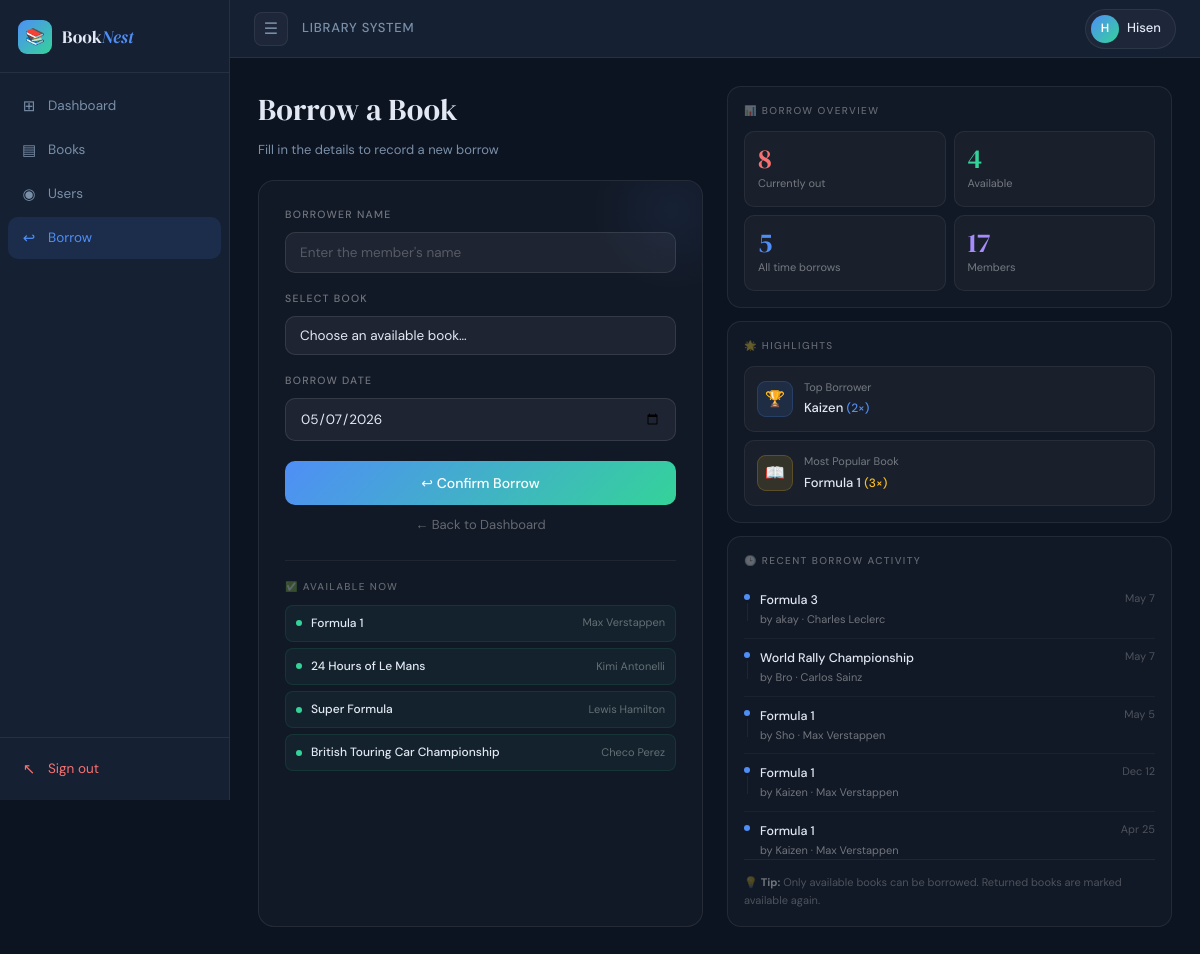
Page /borrow.php (signed in) on the committed database.
### tables this page shows
CREATE TABLE `books` (
  `id` int(11) NOT NULL,
  `title` varchar(255) NOT NULL,
  `author` varchar(255) NOT NULL,
  `status` enum('Available','Borrowed') DEFAULT 'Available'
);

CREATE TABLE `borrow_records` (
  `id` int(11) NOT NULL,
  `user_name` varchar(255) NOT NULL,
  `book_id` int(11) DEFAULT NULL,
  `borrow_date` date DEFAULT NULL,
  `return_date` date DEFAULT NULL,
  `status` enum('Borrowed','Returned') DEFAULT 'Borrowed'
);

### borrow.php (the view, shortened to what this page needs)
<?php
include 'db.php';
include 'header.php';
$borrowedCount = $conn->query("SELECT COUNT(*) as t FROM books WHERE status='Borrowed'")->fetch_assoc()['t'];
$availableCount= $conn->query("SELECT COUNT(*) as t FROM books WHERE status='Available'")->fetch_assoc()['t'];
$totalBorrows  = $conn->query("SELECT COUNT(*) as t FROM borrow_records")->fetch_assoc()['t'];
$totalMembers  = $conn->query("SELECT COUNT(*) as t FROM users")->fetch_assoc()['t'];
$topBorrower   = $conn->query("SELECT user_name,COUNT(*) as cnt FROM borrow_records GROUP BY user_name ORDER BY cnt DESC LIMIT 1")->fetch_assoc();
$mostBorrowedBook = $conn->query("SELECT b.title,COUNT(*) as cnt FROM borrow_records br JOIN books b ON br.book_id=b.id GROUP BY br.book_id ORDER BY cnt DESC LIMIT 1")->fetch_assoc();
?>
<div class="borrow-shell">
  <div class="borrow-left">
    <div class="borrow-title">Borrow a Book</div>
    <div class="borrow-sub">Fill in the details to record a new borrow</div>
    <div class="borrow-card">
      <form method="POST">
        <div class="form-field">
          <label>Borrower Name</label>
          <input type="text" name="user" placeholder="Enter the member's name" required>
        </div>
        <div class="form-field">
          <label>Select Book</label>
          <select name="book_id" required>
            <option value="" disabled selected>Choose an available book…</option>
          </select>
        </div>
        <div class="form-field">
          <label>Borrow Date</label>
          <input type="date" name="date" required value="<?=date('Y-m-d')?>">
        </div>
        <button type="submit" class="btn-confirm">↩ Confirm Borrow</button>
      </form>
      <div class="btn-cancel-wrap"><a href="dashboard.php" class="btn-cancel-link">← Back to Dashboard</a></div>
      <div style="margin-top:24px;padding-top:18px;border-top:0.5px solid rgba(255,255,255,0.06);">
        <div style="font-size:10px;font-weight:500;color:rgba(255,255,255,0.35);text-transform:uppercase;letter-spacing:0.14em;margin-bottom:10px;">✅ Available Now</div>
        <div class="avail-list">
          <?php
          $avBooks=$conn->query("SELECT title,author FROM books WHERE status='Available' LIMIT 6");
          if($avBooks&&$avBooks->num_rows>0){
            while($av=$avBooks->fetch_assoc()):?>
          <div class="avail-row">
            <div class="avail-dot"></div>
            <div class="avail-title"><?=htmlspecialchars($av['title'])?></div>
            <div class="avail-author"><?=htmlspecialchars($av['author'])?></div>
          </div>
          <?php endwhile;}else{echo '<div style="font-size:12px;color:rgba(255,255,255,0.3);padding:8px 0">No books available</div>';}?>
        </div>
      </div>
    </div>
  </div>
  <div class="borrow-right">
    <div class="panel">
      <div class="panel-label">📊 Borrow Overview</div>
      <div class="borrow-stats-grid">
        <div class="bstat"><div class="bstat-num" style="color:#f87171"><?=$borrowedCount?></div><div class="bstat-label">Currently out</div></div>
        <div class="bstat"><div class="bstat-num" style="color:#34d399"><?=$availableCount?></div><div class="bstat-label">Available</div></div>
        <div class="bstat"><div class="bstat-num" style="color:#4f8ef7"><?=$totalBorrows?></div><div class="bstat-label">All time borrows</div></div>
        <div class="bstat"><div class="bstat-num" style="color:#a78bfa"><?=$totalMembers?></div><div class="bstat-label">Members</div></div>
      </div>
    </div>
    <div class="panel">
      <div class="panel-label">🌟 Highlights</div>
      <?php if($topBorrower): ?>
      <div class="highlight-card">
        <div class="hl-icon" style="background:rgba(79,142,247,0.12);border:0.5px solid rgba(79,142,247,0.2)">🏆</div>
        <div><div class="hl-label">Top Borrower</div><div class="hl-value"><?=htmlspecialchars($topBorrower['user_name'])?> <span style="color:#4f8ef7;font-size:12px">(<?=$topBorrower['cnt']?>×)</span></div></div>
      </div>
      <?php endif; ?>
      <?php if($mostBorrowedBook): ?>
      <div class="highlight-card">
        <div class="hl-icon" style="background:rgba(251,191,36,0.12);border:0.5px solid rgba(251,191,36,0.2)">📖</div>
        <div><div class="hl-label">Most Popular Book</div><div class="hl-value"><?=htmlspecialchars($mostBorrowedBook['title'])?> <span style="color:#fbbf24;font-size:12px">(<?=$mostBorrowedBook['cnt']?>×)</span></div></div>
      </div>
      <?php endif; ?>
    </div>
    <div class="panel filler-panel">
      <div class="panel-label">🕒 Recent Borrow Activity</div>
      <div class="activity-list">
        <?php
        $rb=$conn->query("SELECT br.user_name,b.title,b.author,br.borrow_date FROM borrow_records br JOIN books b ON br.book_id=b.id ORDER BY br.id DESC LIMIT 8");
        if($rb&&$rb->num_rows>0){while($r=$rb->fetch_assoc()):?>
        <div class="act-row">
          <div class="act-dot-wrap"><div class="act-dot"></div><div class="act-line"></div></div>
          <div class="act-info">
            <div class="act-title"><?=htmlspecialchars($r['title'])?></div>
            <div class="act-meta">by <?=htmlspecialchars($r['user_name'])?> · <?=htmlspecialchars($r['author'])?></div>
          </div>
          <div class="act-date"><?=date('M j',(int)strtotime($r['borrow_date']))?></div>
        </div>
        <?php endwhile;}else{echo '<div style="font-size:12px;color:rgba(255,255,255,0.3);text-align:center;padding:20px 0">No borrow records yet</div>';}?>
      </div>
      <div style="margin-top:auto;padding-top:14px;border-top:0.5px solid rgba(255,255,255,0.06);">
        <div style="font-size:11px;color:rgba(255,255,255,0.25);line-height:1.6;">
          💡 <strong style="color:rgba(255,255,255,0.4)">Tip:</strong> Only available books can be borrowed. Returned books are marked available again.
        </div>
      </div>
    </div>
  </div>
</div>
<?php include 'footer.php'; ?>

### style.css (style rules this page uses)
*, *::before, *::after { box-sizing: border-box; margin: 0; padding: 0; }
a { text-decoration: none; color: inherit; }
input[type="text"], input[type="email"], input[type="password"], input[type="date"], input[type="number"], select, textarea { width: 100%; padding: 10px 14px; background: rgba(255, 255, 255, 0.05); border: 0.5px solid var(--border); border-radius: var(--radius); color: var(--text); font-family: var(--sans); font-size: 13.5px; outline: none; transition: border-color 0.15s; -webkit-appearance: none; appearance: none; }
input::placeholder, textarea::placeholder { color: var(--text-muted); }
select option { background: var(--navy2); color: var(--text); }
label { display: block; font-size: 11.5px; font-weight: 500; color: var(--text-muted); text-transform: uppercase; letter-spacing: 0.09em; margin-bottom: 7px; }
button, .btn-primary { display: inline-flex; align-items: center; gap: 6px; background: var(--accent); color: white; padding: 9px 18px; border: none; border-radius: var(--radius); cursor: pointer; font-family: var(--sans); font-size: 13px; font-weight: 500; transition: all 0.15s ease; text-decoration: none; white-space: nowrap; }

### rows in the picture
books: title "Formula 1", author "Max Verstappen"
books: title "24 Hours of Le Mans", author "Kimi Antonelli"
books: title "Super Formula", author "Lewis Hamilton"
books: title "British Touring Car Championship", author "Checo Perez"
borrow_records: book.title "Formula 3", user_name "akay", book.author "Charles Leclerc", borrow_date "May 7"
borrow_records: book.title "World Rally Championship", user_name "Bro", book.author "Carlos Sainz", borrow_date "May 7"
borrow_records: book.title "Formula 1", user_name "Sho", book.author "Max Verstappen", borrow_date "May 5"
borrow_records: book.title "Formula 1", user_name "Kaizen", book.author "Max Verstappen", borrow_date "Dec 12"
borrow_records: book.title "Formula 1", user_name "Kaizen", book.author "Max Verstappen", borrow_date "Apr 25"

### other values in the picture
$initial "H"
$name "Hisen"
$borrowedCount "8"
$availableCount "4"
$totalBorrows "5"
$totalMembers "17"
$topBorrower['user_name'] "Kaizen"
$topBorrower['cnt'] "2"
$mostBorrowedBook['title'] "Formula 1"
$mostBorrowedBook['cnt'] "3"
